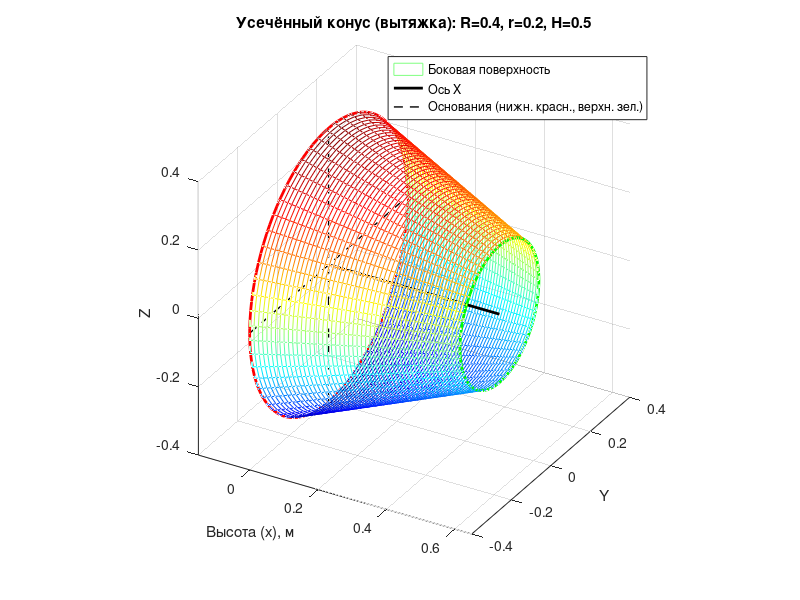

The MATLAB script that drew this image:
% =============================================
% ВИЗУАЛИЗАЦИЯ УСЕЧЁННОГО КОНУСА (КУХОННОЙ ВЫТЯЖКИ)
% =============================================

clear; clc; close all;

% ========== Параметры усечённого конуса ==========
R = 0.4;   % радиус нижнего основания (метры)
r = 0.2;   % радиус верхнего основания
H = 0.5;   % высота (метры)

% ========== Функция образующей ==========
% y = f(x) = R - ((R - r)/H)*x
f = @(x) R - ((R - r)/H).*x;

% ========== Генерация точек для визуализации ==========
x = linspace(0, H, 50);    % 50 точек по высоте
y = f(x);                  % радиусы на каждом уровне

% ========== Создание сетки для поверхности вращения ==========
theta = linspace(0, 2*pi, 60);  % углы поворота (в радианах)
[X, Theta] = meshgrid(x, theta);

% Радиус на каждом уровне — y(x)
Y = f(X);  % радиус как функция x

% Координаты поверхности в 3D:
X_surf = X;
Y_surf = Y .* cos(Theta);
Z_surf = Y .* sin(Theta);

% ========== Визуализация ==========
figure('Position', [100, 100, 800, 600]);
mesh(X_surf, Y_surf, Z_surf, 'EdgeColor', 'blue', 'FaceColor', 'none');
hold on;

% Добавим оси для наглядности
plot3([0, H], [0, 0], [0, 0], 'k-', 'LineWidth', 2); % ось X
plot3([0, 0], [-R, R], [0, 0], 'k--', 'LineWidth', 1); % ось Y
plot3([0, 0], [0, 0], [-R, R], 'k--', 'LineWidth', 1); % ось Z

% Подписи осей
xlabel('Высота (x), м');
ylabel('Y');
zlabel('Z');
title(['Усечённый конус (вытяжка): R=', num2str(R), ', r=', num2str(r), ', H=', num2str(H)]);
axis equal;
view(30, 30);  % угол обзора
grid on;
shading interp;
colormap jet;

% ========== Вычисление площади боковой поверхности ==========
l = sqrt(H^2 + (R - r)^2);  % длина образующей
S_lateral = pi * (R + r) * l;

fprintf('\n=== Результаты ===\n');
fprintf('Радиус нижнего основания R = %.2f м\n', R);
fprintf('Радиус верхнего основания r = %.2f м\n', r);
fprintf('Высота H = %.2f м\n', H);
fprintf('Длина образующей l = %.4f м\n', l);
fprintf('Площадь боковой поверхности S = %.4f м²\n', S_lateral);

% ========== Окружности оснований (для наглядности) ==========
% Нижнее основание
theta_base = linspace(0, 2*pi, 100);
x_bottom = zeros(size(theta_base));
y_bottom = R * cos(theta_base);
z_bottom = R * sin(theta_base);
plot3(x_bottom, y_bottom, z_bottom, 'r-', 'LineWidth', 2);

% Верхнее основание
x_top = H * ones(size(theta_base));
y_top = r * cos(theta_base);
z_top = r * sin(theta_base);
plot3(x_top, y_top, z_top, 'g-', 'LineWidth', 2);

legend('Боковая поверхность', 'Ось X', 'Основания (нижн. красн., верхн. зел.)', 'Location', 'best');